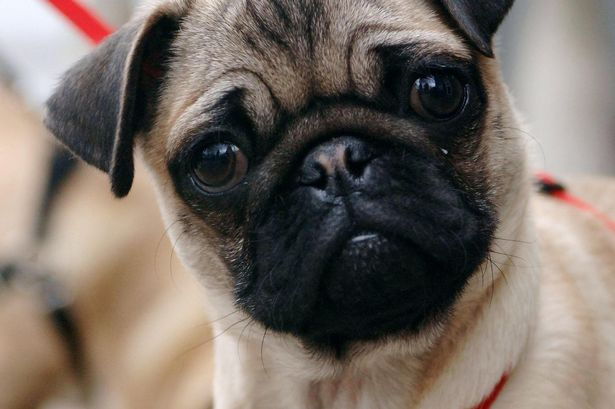
#> input picture Assignment-4/Dog2.jpg, 615 x 409 px
$ python imageFiltering.py
#> lines starting #> are read from the running program, lines starting #| are printed output that depends on the picture
import matplotlib.pyplot as plt
import cv2
import numpy as np
from skimage.util import img_as_float
from PIL import Image


def main():
    img_path = 'Dog2.jpg'
    rgbImg = plt.imread(img_path)
#> rgbImg is the input picture: shape (409, 615, 3); mean R, G, B 118.4, 108.1, 100
    print(rgbImg.shape)
#| (409, 615, 3)

    grayscale = cv2.cvtColor(rgbImg,cv2.COLOR_RGB2GRAY)
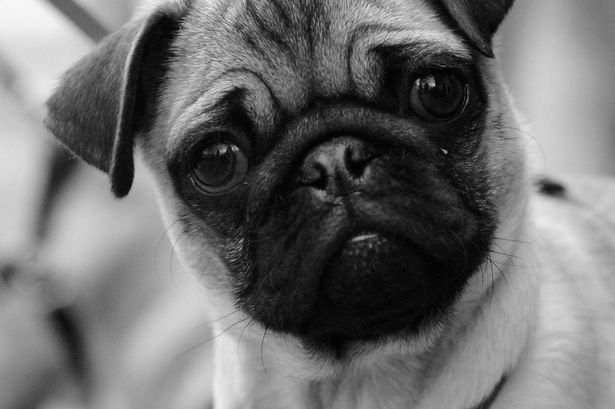
#> grayscale: shape (409, 615); min 0, max 248, mean 110.3
    grayscale = img_as_float(grayscale)
    print(grayscale.shape)
#| (409, 615)

    '''Generating Kernels'''
    #kernel1 = np.ones((3, 3), dtype=np.float32) *(1)/3
    kernel1 = np.array([[-1, -1, -1],
                        [-1, 8, -1],
                        [-1, -1, -1]])
    print('Kernel1: {}'.format(kernel1))
    x, y = grayscale.shape
#> x = 409; y = 615
    kx,ky = kernel1.shape

    r = x + kx - 1
#> r = 411
    c = y + ky - 1
#> c = 617
    padded_img = np.zeros((r,c),dtype=np.float32)

    for i in range(x):
        for j in range(y):
            padded_img[i+(kx-1)//2,j+(ky-1)//2] = grayscale[i,j]
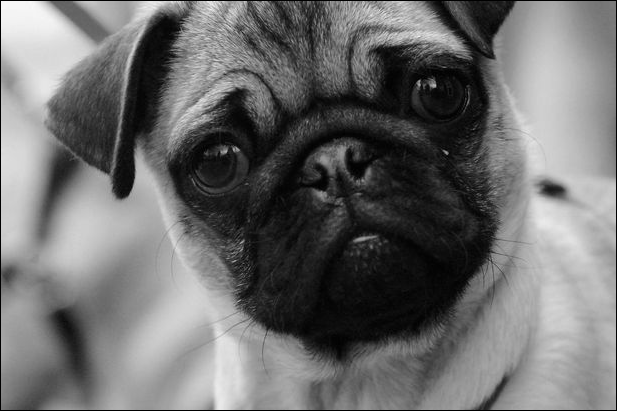
#> padded_img: shape (411, 617) float32; min 0, max 0.973, mean 0.429

    print(padded_img)
#> (printed output is left out)

    processed_img1 = np.zeros((x,y),dtype=np.float32)

    for i in range(r):
        for j in range(c):
            for k in range(-1,2):
                for l in range(-1,2):
                    cx,cy = (i+k),(j+l)
                    if cx < r and cx >= 0 and cy < c and cy >= 0:
                        processed_img1[i,j] += kernel1[k+1,l+1] * padded_img[i+k,j+l]
                        if(processed_img1[i,j]) >= 256:
                            processed_img1[i,j] = 255
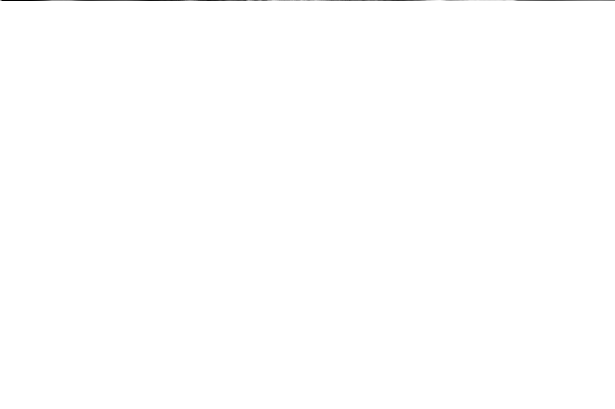
#> processed_img1: shape (409, 615) float32; min -2.91, max 0, mean -0.00398; drawn with min black and max white

    processed_img2 = cv2.filter2D(grayscale,-1,kernel1);
    print(processed_img1.shape)
    print(processed_img2.shape)

    plt.figure(figsize=(20,20))
    plt.subplot(1,3,1)
    plt.imshow(grayscale,cmap='gray')
    plt.title("Original Grayscale Image")
    plt.subplot(1,3,2)
    plt.imshow(processed_img1,cmap='gray')
    plt.title("Manually Filtered Image")
    plt.subplot(1,3,3)
    plt.imshow(processed_img2,cmap='gray')
    plt.title("Automated Filtered Image")
    plt.savefig('filtering.jpg')
    plt.show()

if __name__ == '__main__':
#> (the run stopped early here; a loop or call above may not have finished)

$ run again, with Assignment-4/parrot.jpg copied over Assignment-4/Dog2.jpg
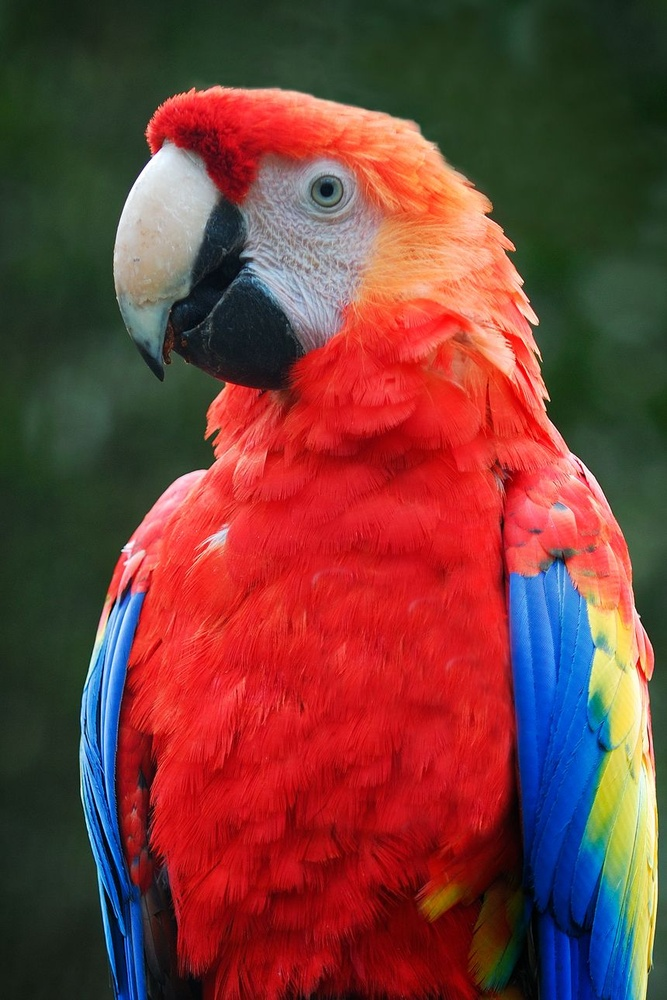
#> input picture Assignment-4/parrot.jpg, 667 x 1000 px, shrunk from 860 x 1290 before the run
#> in main, rgbImg is the input picture: shape (1000, 667, 3); mean R, G, B 118.1, 62.1, 57.3
#| (1000, 667, 3)
#> in main, `grayscale = cv2.cvtColor(rgbImg,cv2.COLOR_RGB2GRAY)`:
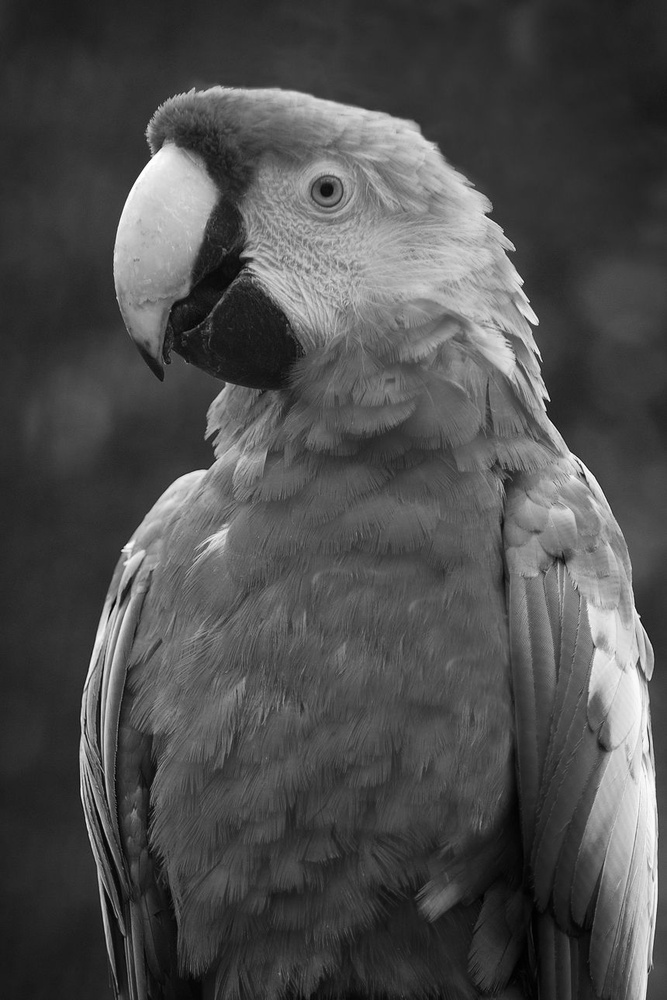
#> grayscale: shape (1000, 667); min 0, max 255, mean 78.3
#| (1000, 667)
#> (printed output is left out)
